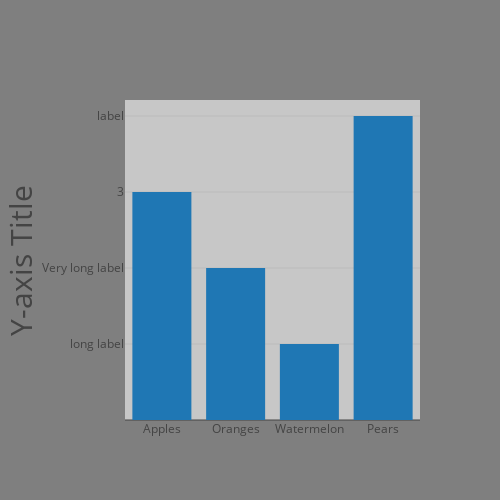

Here is the notebook cell this chart was saved with:
### Code cell
import $ivy.`com.softwaremill.quicklens::quicklens:1.4.11`
import com.softwaremill.quicklens._

val layoutWithAutomargin = layout.modify(_.yaxis.each.automargin).setTo(Some(true))

plot(data, layoutWithAutomargin)

### Figure 1 — Plotly figure (JSON) as saved in the notebook; plotly's stock layout.template omitted (floating-point values rounded to 4 significant figures)
{"data": [{"type": "bar", "x": ["Apples", "Oranges", "Watermelon", "Pears"], "y": [3, 2, 1, 4]}], "layout": {"autosize": false, "height": 500, "paper_bgcolor": "rgb(127, 127, 127)", "plot_bgcolor": "rgb(199, 199, 199)", "width": 500, "yaxis": {"automargin": true, "tickmode": {"Array": {}}, "ticktext": ["long label", "Very long label", "3", "label"], "tickvals": [1, 2, 3, 4], "title": "Y-axis Title", "titlefont": {"size": 30}}}}
